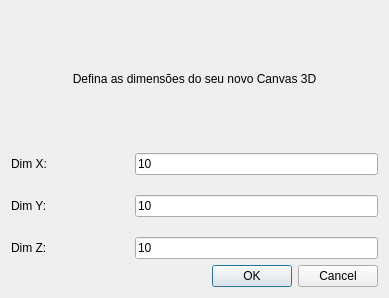
<?xml version="1.0" encoding="UTF-8"?>
<ui version="4.0">
 <class>DialogNewCanvas</class>
 <widget class="QDialog" name="DialogNewCanvas">
  <property name="geometry">
   <rect>
    <x>0</x>
    <y>0</y>
    <width>389</width>
    <height>298</height>
   </rect>
  </property>
  <property name="windowTitle">
   <string>Dialog</string>
  </property>
  <layout class="QHBoxLayout" name="horizontalLayout_4">
   <item>
    <layout class="QVBoxLayout" name="verticalLayout_2" stretch="20,70,10">
     <item>
      <widget class="QLabel" name="label">
       <property name="text">
        <string>Defina as dimensões do seu novo Canvas 3D</string>
       </property>
       <property name="scaledContents">
        <bool>false</bool>
       </property>
       <property name="alignment">
        <set>Qt::AlignCenter</set>
       </property>
       <property name="wordWrap">
        <bool>true</bool>
       </property>
      </widget>
     </item>
     <item>
      <layout class="QVBoxLayout" name="verticalLayout">
       <property name="spacing">
        <number>20</number>
       </property>
       <item>
        <layout class="QHBoxLayout" name="horizontalLayout_3" stretch="30,70">
         <item>
          <widget class="QLabel" name="label_2">
           <property name="text">
            <string>Dim X:</string>
           </property>
          </widget>
         </item>
         <item>
          <widget class="QLineEdit" name="lineEditDimX">
           <property name="text">
            <string>10</string>
           </property>
          </widget>
         </item>
        </layout>
       </item>
       <item>
        <layout class="QHBoxLayout" name="horizontalLayout_2" stretch="30,70">
         <item>
          <widget class="QLabel" name="label_3">
           <property name="text">
            <string>Dim Y:</string>
           </property>
          </widget>
         </item>
         <item>
          <widget class="QLineEdit" name="lineEditDimY">
           <property name="text">
            <string>10</string>
           </property>
          </widget>
         </item>
        </layout>
       </item>
       <item>
        <layout class="QHBoxLayout" name="horizontalLayout" stretch="30,70">
         <item>
          <widget class="QLabel" name="label_4">
           <property name="text">
            <string>Dim Z:</string>
           </property>
          </widget>
         </item>
         <item>
          <widget class="QLineEdit" name="lineEditDimZ">
           <property name="text">
            <string>10</string>
           </property>
          </widget>
         </item>
        </layout>
       </item>
      </layout>
     </item>
     <item>
      <widget class="QDialogButtonBox" name="buttonBox">
       <property name="orientation">
        <enum>Qt::Horizontal</enum>
       </property>
       <property name="standardButtons">
        <set>QDialogButtonBox::Cancel|QDialogButtonBox::Ok</set>
       </property>
      </widget>
     </item>
    </layout>
   </item>
  </layout>
 </widget>
 <resources/>
 <connections>
  <connection>
   <sender>buttonBox</sender>
   <signal>accepted()</signal>
   <receiver>DialogNewCanvas</receiver>
   <slot>accept()</slot>
   <hints>
    <hint type="sourcelabel">
     <x>248</x>
     <y>254</y>
    </hint>
    <hint type="destinationlabel">
     <x>157</x>
     <y>274</y>
    </hint>
   </hints>
  </connection>
  <connection>
   <sender>buttonBox</sender>
   <signal>rejected()</signal>
   <receiver>DialogNewCanvas</receiver>
   <slot>reject()</slot>
   <hints>
    <hint type="sourcelabel">
     <x>316</x>
     <y>260</y>
    </hint>
    <hint type="destinationlabel">
     <x>286</x>
     <y>274</y>
    </hint>
   </hints>
  </connection>
 </connections>
</ui>
